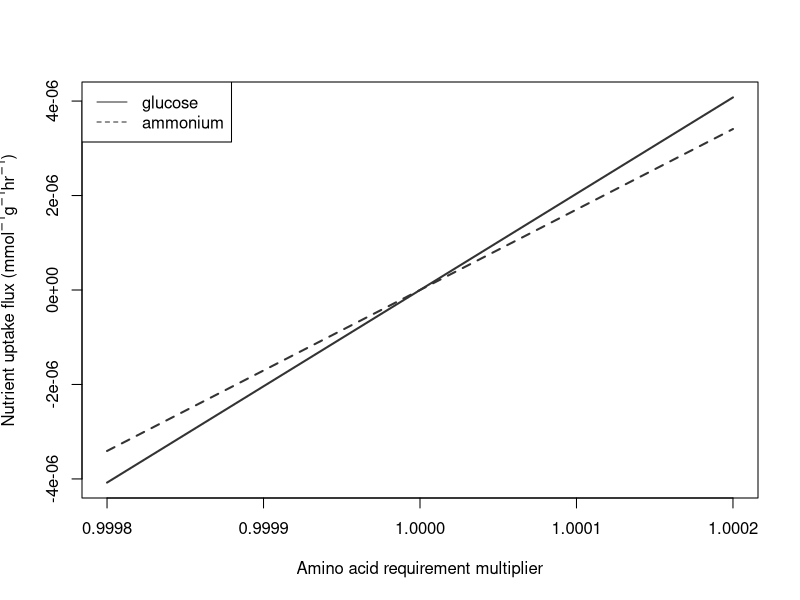

This figure's R source:
library(lattice)
data = read.csv(file='curve.csv')

data$change <- (data$change)
data$biomass <- data$biomass * -1

envs = unique(data$env)
for(i in 1:length(envs)) {
  env = envs[i]
  data[data$env == env,]$biomass <- data[data$env == env,]$biomass - mean(data[data$env == env,]$biomass)
  
}

names = c("glucose","ammonium")
lines = c(1,2)

nit = data[data$env == 'ammonium',]
glu = data[data$env == 'glucose',]

postscript("curve.eps",width=5,height=5,onefile=FALSE,horizontal=FALSE, paper = "special",colormodel="rgb")

plot(biomass ~ change,data=data,type='n',
  xlab="Amino acid requirement multiplier",
  ylab=expression(paste("Nutrient uptake flux (",mmol^{-1},g^{-1},hr^{-1},")")))
lines(biomass ~ change, data=glu,lwd=2,lty=lines[1],col="grey20")
lines(biomass ~ change, data=nit,lwd=2,lty=lines[2],col="grey20")
legend("topleft",legend=names,lty=lines,col="grey20")

graphics.off()

